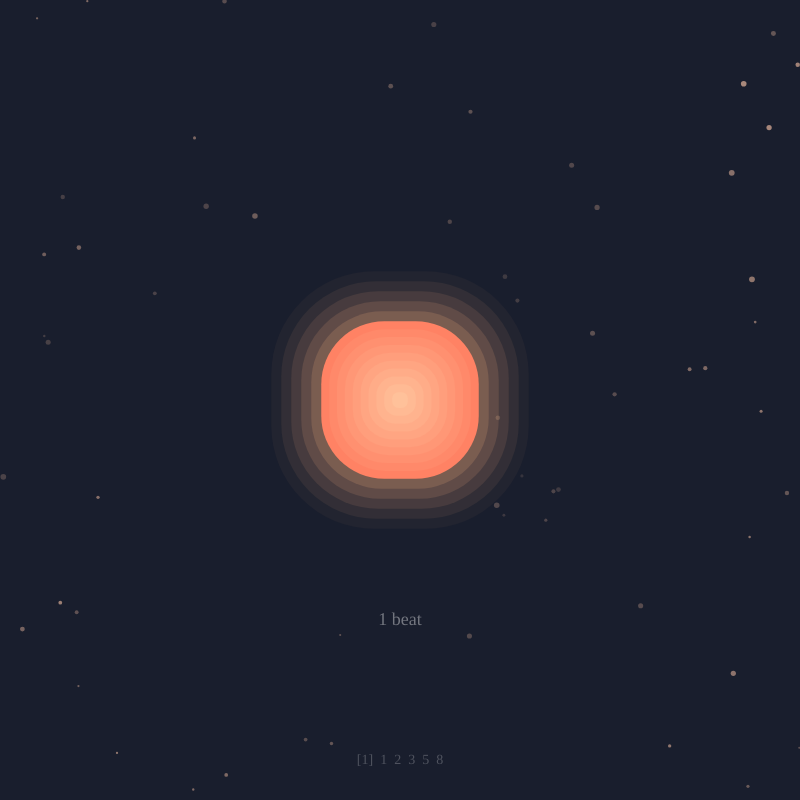
Frame 1 (no input)
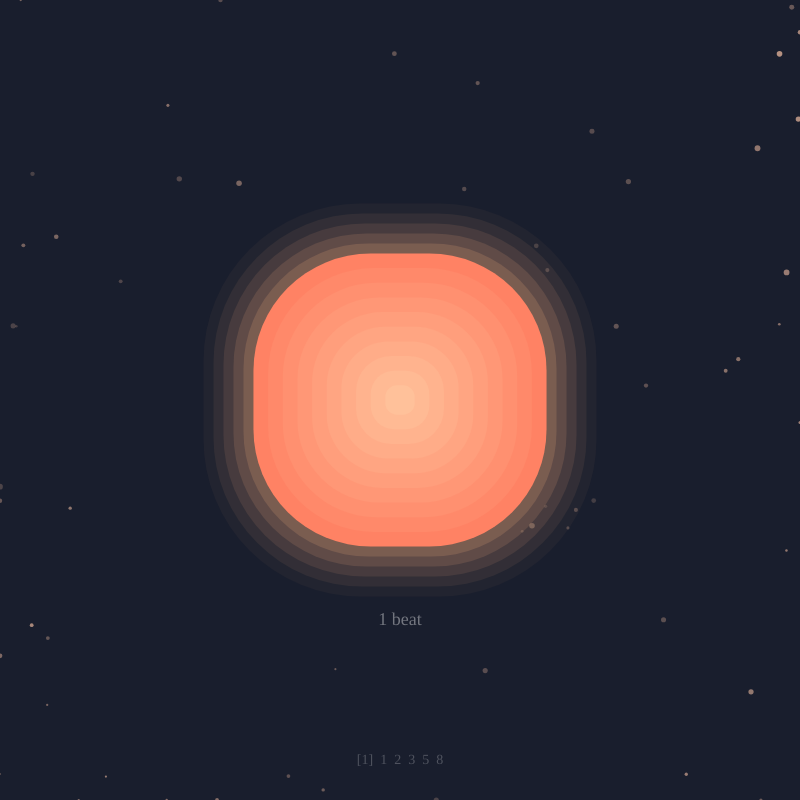
Frame 60 (no input)
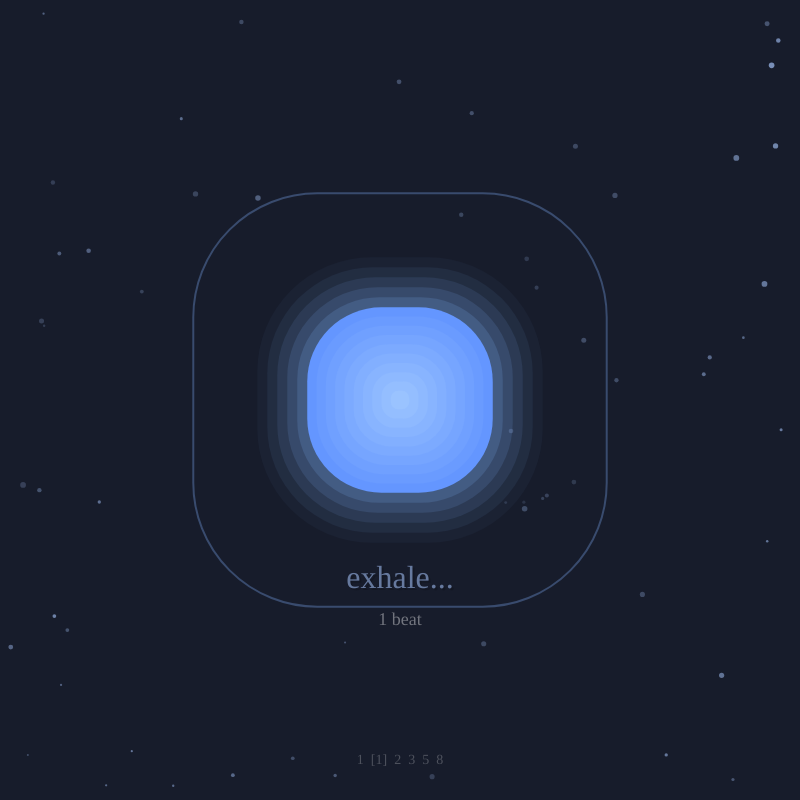
Frame 120 (the mouse pressed at the canvas centre since frame 60)

The p5.js sketch that drew these frames (run headless with seeded random() and noise() and a simulated clock; from frame 60 on, the mouse is pressed at the canvas centre):

// p5.js sketch
// ── sketch.js
// Genuary Day 3: Fibonacci Forever
// "Fibonacci Breathing Box" - A meditative breathing exercise on Fibonacci time

let fibonacci = [1, 1, 2, 3, 5, 8];
let fibIndex = 0;
let isInhaling = true;
let breathProgress = 0;
let currentBreathDuration = 1;
let beatDuration = 1000; // 1 second per beat

let shapeSize = 0;
let targetSize = 0;
let rings = [];
let particles = [];

let breathText = "";
let textOpacity = 0;

function setup() {
  createCanvas(800, 800);
  noStroke();
  
  currentBreathDuration = fibonacci[fibIndex];
  targetSize = isInhaling ? 300 : 150;
  shapeSize = 150;
  breathText = "inhale";
  
  // Initialize particles
  for (let i = 0; i < 60; i++) {
    particles.push({
      x: random(width),
      y: random(height),
      size: random(2, 6),
      speed: random(0.2, 0.8),
      angle: random(TWO_PI),
      opacity: random(50, 150)
    });
  }
}

function draw() {
  // Background shifts based on breath cycle progress
  let cycleProgress = fibIndex / fibonacci.length;
  let bgColor = lerpColor(
    color(25, 30, 45),
    color(15, 15, 30),
    cycleProgress
  );
  background(bgColor);
  
  // Update breath
  updateBreath();
  
  // Draw particles
  drawParticles();
  
  // Draw rings
  drawRings();
  
  // Draw main breathing shape
  drawBreathingShape();
  
  // Draw breath text
  drawBreathText();
  
  // Draw Fibonacci counter
  drawFibCounter();
}

function updateBreath() {
  let breathDurationMs = currentBreathDuration * beatDuration;
  breathProgress += deltaTime / breathDurationMs;
  
  // Ease the shape size
  let easeAmount = 0.05;
  shapeSize = lerp(shapeSize, targetSize, easeAmount);
  
  // Check if breath phase complete
  if (breathProgress >= 1) {
    breathProgress = 0;
    
    // Move to next Fibonacci number for EVERY breath (inhale or exhale)
    fibIndex = (fibIndex + 1) % fibonacci.length;
    isInhaling = !isInhaling;
    
    currentBreathDuration = fibonacci[fibIndex];
    
    // Size grows with Fibonacci progression
    targetSize = isInhaling ? map(currentBreathDuration, 1, 8, 200, 450) : map(currentBreathDuration, 1, 8, 180, 120);
    breathText = isInhaling ? "inhale" : "exhale";
    textOpacity = 255;
    
    // Add a ring on breath change
    rings.push({
      size: shapeSize,
      opacity: 200,
      hue: isInhaling ? 20 : 200
    });
  }
}

function drawBreathingShape() {
  push();
  translate(width / 2, height / 2);
  
  // Glow effect
  for (let i = 5; i > 0; i--) {
    let glowSize = shapeSize + i * 20;
    let glowOpacity = map(i, 5, 0, 10, 50);
    
    // Warm color when inhaling, cool when exhaling
    if (isInhaling) {
      fill(255, 180, 130, glowOpacity);
    } else {
      fill(130, 180, 255, glowOpacity);
    }
    
    drawSoftSquare(0, 0, glowSize, glowSize * 0.4);
  }
  
  // Main shape - gradient from center
  let innerColor = isInhaling ? color(255, 200, 160) : color(160, 200, 255);
  let outerColor = isInhaling ? color(255, 130, 100) : color(100, 150, 255);
  
  // Draw layered soft squares for gradient effect
  let layers = 10;
  for (let i = layers; i > 0; i--) {
    let t = i / layers;
    let layerSize = shapeSize * t;
    let c = lerpColor(innerColor, outerColor, t);
    fill(c);
    drawSoftSquare(0, 0, layerSize, layerSize * 0.4);
  }
  
  pop();
}

function drawSoftSquare(x, y, size, radius) {
  rectMode(CENTER);
  rect(x, y, size, size, radius);
}

function drawRings() {
  push();
  translate(width / 2, height / 2);
  noFill();
  
  for (let i = rings.length - 1; i >= 0; i--) {
    let ring = rings[i];
    
    // Expand and fade
    ring.size += 2;
    ring.opacity -= 2;
    
    if (ring.opacity <= 0) {
      rings.splice(i, 1);
      continue;
    }
    
    // Color based on breath type
    if (ring.hue < 100) {
      stroke(255, 180, 130, ring.opacity);
    } else {
      stroke(130, 180, 255, ring.opacity);
    }
    strokeWeight(2);
    
    drawSoftSquare(0, 0, ring.size, ring.size * 0.3);
  }
  
  pop();
}

function drawParticles() {
  // Particles drift based on breath
  let driftDirection = isInhaling ? -1 : 1;
  let driftStrength = map(shapeSize, 150, 400, 0.5, 2);
  
  for (let p of particles) {
    // Drift toward/away from center based on breath
    let toCenter = atan2(height/2 - p.y, width/2 - p.x);
    p.x += cos(toCenter) * driftDirection * driftStrength * 0.5;
    p.y += sin(toCenter) * driftDirection * driftStrength * 0.5;
    
    // Gentle wandering
    p.angle += random(-0.1, 0.1);
    p.x += cos(p.angle) * p.speed * 0.3;
    p.y += sin(p.angle) * p.speed * 0.3;
    
    // Wrap around
    if (p.x < 0) p.x = width;
    if (p.x > width) p.x = 0;
    if (p.y < 0) p.y = height;
    if (p.y > height) p.y = 0;
    
    // Draw particle
    let distToCenter = dist(p.x, p.y, width/2, height/2);
    let particleOpacity = map(distToCenter, 0, 400, 20, p.opacity);
    
    if (isInhaling) {
      fill(255, 200, 170, particleOpacity);
    } else {
      fill(170, 200, 255, particleOpacity);
    }
    
    ellipse(p.x, p.y, p.size);
  }
}

function drawBreathText() {
  // Fade text
  textOpacity = lerp(textOpacity, 0, 0.01);
  
  push();
  textAlign(CENTER, CENTER);
  textSize(32);
  textFont('Georgia');
  
  // Soft shadow
  fill(0, 0, 0, textOpacity * 0.3);
  text(breathText + "...", width/2 + 2, height/2 + 180 + 2);
  
  // Main text
  if (isInhaling) {
    fill(255, 200, 170, textOpacity);
  } else {
    fill(170, 200, 255, textOpacity);
  }
  text(breathText + "...", width/2, height/2 + 180);
  
  pop();
}

function drawFibCounter() {
  push();
  textAlign(CENTER, CENTER);
  textSize(18);
  textFont('Georgia');
  fill(255, 255, 255, 100);
  
  // Show current breath duration
  let countText = currentBreathDuration + (currentBreathDuration === 1 ? " beat" : " beats");
  text(countText, width/2, height/2 + 220);
  
  // Show Fibonacci sequence at bottom
  textSize(14);
  fill(255, 255, 255, 60);
  let seqText = fibonacci.map((n, i) => i === fibIndex ? "[" + n + "]" : n).join("  ");
  text(seqText, width/2, height - 40);
  
  pop();
}
